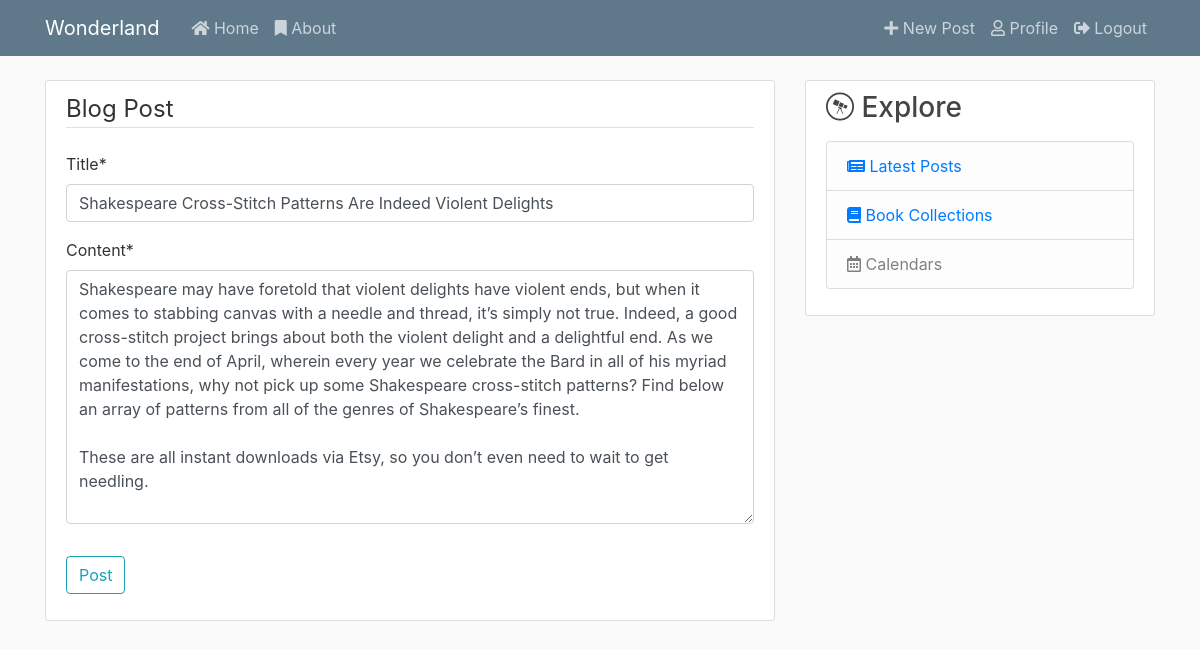
Screenshot of /post/5/update (signed in) with the database file from the repository.
### blog/models.py (models this page shows, shortened)
class Post(models.Model):
    title = models.CharField(max_length=100)
    content = models.TextField()
    date_posted = models.DateTimeField(default=timezone.now)
    author = models.ForeignKey(User, on_delete=models.CASCADE)
    likes = models.ManyToManyField(User, blank=True, related_name="post_likes")

### blog/views.py (the view, shortened to what this page needs)
# urls.py: path("post/<int:pk>/update", PostUpdateView.as_view(), name="post-update"),
class PostUpdateView(LoginRequiredMixin, UserPassesTestMixin, UpdateView):
    model = Post
    fields = ["title", "content"]
    def test_func(self):
        post = self.get_object()
        if self.request.user == post.author:
            return True
        return False

### blog/templates/blog/post_form.html (shortened to what this page needs)
{% extends "blog/base.html" %}
{% load crispy_forms_tags %}
{% block content %}
    <div class="content-section">
        <form method="POST" action="">
            <fieldset class="form-group">
                <legend class="border-bottom mb-4">Blog Post</legend>
                {{ form|crispy }}
            </fieldset>
            <div class="form-group">
                <button class="btn btn-outline-info" type="submit">Post</button>
            </div>
        </form>
    </div>
{% endblock %}

### blog/static/blog/main.css (style rules this page uses)
body { background: #fafafa; color: #333333; margin-top: 5rem; }
.content-section { background: #ffffff; padding: 10px 20px; border: 1px solid #dddddd; border-radius: 3px; margin-bottom: 20px; }

### rows the page displays
Post: title "Shakespeare Cross-Stitch Patterns Are Indeed Violent Delights", content "Shakespeare may have foretold that violent delights have violent ends, but when it comes to stabbing canvas with a needle and thread, it’s simply not true. Indeed, a good cross-stitch project brings about both the violent delight and a delightful end. As we come to the end of April, wherein every year we celebrate the Bard in all of his myriad manifestations, why not pick up some Shakespeare cross-stitch patterns? Find below an array of patterns from all of the genres of Shakespeare’s finest. These are all instant downloads via Etsy, so you don’t even need to wait to get needling."
